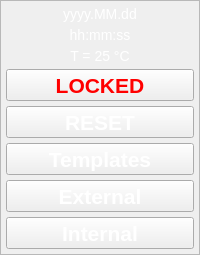
     <widget class="QFrame" name="frameButtons">
      <property name="frameShape">
       <enum>QFrame::StyledPanel</enum>
      </property>
      <property name="frameShadow">
       <enum>QFrame::Raised</enum>
      </property>
      <layout class="QVBoxLayout" name="verticalLayout_2">
       <property name="spacing">
        <number>5</number>
       </property>
       <property name="leftMargin">
        <number>5</number>
       </property>
       <property name="topMargin">
        <number>5</number>
       </property>
       <property name="rightMargin">
        <number>5</number>
       </property>
       <property name="bottomMargin">
        <number>5</number>
       </property>
       <item>
        <widget class="QLabel" name="label_DATE">
         <property name="sizePolicy">
          <sizepolicy hsizetype="Preferred" vsizetype="Fixed">
           <horstretch>0</horstretch>
           <verstretch>0</verstretch>
          </sizepolicy>
         </property>
         <property name="styleSheet">
          <string notr="true">color: rgb(255, 255, 255);
background-color: rgba(0, 0, 0, 0%);
Font: 14px</string>
         </property>
         <property name="text">
          <string>yyyy.MM.dd</string>
         </property>
         <property name="alignment">
          <set>Qt::AlignCenter</set>
         </property>
        </widget>
       </item>
       <item>
        <widget class="QLabel" name="label_TIME">
         <property name="sizePolicy">
          <sizepolicy hsizetype="Preferred" vsizetype="Fixed">
           <horstretch>0</horstretch>
           <verstretch>0</verstretch>
          </sizepolicy>
         </property>
         <property name="styleSheet">
          <string notr="true">color: rgb(255, 255, 255);
background-color: rgba(0, 0, 0, 0%);
Font: 14px</string>
         </property>
         <property name="text">
          <string>hh:mm:ss</string>
         </property>
         <property name="alignment">
          <set>Qt::AlignCenter</set>
         </property>
        </widget>
       </item>
       <item>
        <widget class="QLabel" name="labelTemperature">
         <property name="sizePolicy">
          <sizepolicy hsizetype="Preferred" vsizetype="Fixed">
           <horstretch>0</horstretch>
           <verstretch>0</verstretch>
          </sizepolicy>
         </property>
         <property name="styleSheet">
          <string notr="true">color: rgb(255, 255, 255);
background-color: rgba(0, 0, 0, 0%);
Font: 14px</string>
         </property>
         <property name="text">
          <string>T = 25 °C</string>
         </property>
         <property name="alignment">
          <set>Qt::AlignCenter</set>
         </property>
        </widget>
       </item>
       <item>
        <widget class="QToolButton" name="tbtLock">
         <property name="sizePolicy">
          <sizepolicy hsizetype="Preferred" vsizetype="Fixed">
           <horstretch>0</horstretch>
           <verstretch>0</verstretch>
          </sizepolicy>
         </property>
         <property name="font">
          <font>
           <pointsize>16</pointsize>
           <weight>75</weight>
           <bold>true</bold>
          </font>
         </property>
         <property name="styleSheet">
          <string notr="true">color: rgb(255, 0, 0);</string>
         </property>
         <property name="text">
          <string>LOCKED</string>
         </property>
         <property name="icon">
          <iconset resource="icones.qrc">
           <normaloff>:/new/prefix1/Icones/LockOffTrans.png</normaloff>:/new/prefix1/Icones/LockOffTrans.png</iconset>
         </property>
         <property name="iconSize">
          <size>
           <width>64</width>
           <height>64</height>
          </size>
         </property>
         <property name="toolButtonStyle">
          <enum>Qt::ToolButtonTextUnderIcon</enum>
         </property>
        </widget>
       </item>
       <item>
        <widget class="QToolButton" name="tbtReset">
         <property name="sizePolicy">
          <sizepolicy hsizetype="Preferred" vsizetype="Fixed">
           <horstretch>0</horstretch>
           <verstretch>0</verstretch>
          </sizepolicy>
         </property>
         <property name="font">
          <font>
           <pointsize>16</pointsize>
           <weight>75</weight>
           <bold>true</bold>
          </font>
         </property>
         <property name="styleSheet">
          <string notr="true">color: rgb(255, 255, 255);
</string>
         </property>
         <property name="text">
          <string>RESET</string>
         </property>
         <property name="icon">
          <iconset resource="icones.qrc">
           <normaloff>:/new/prefix1/Icones/ResetTrans.png</normaloff>:/new/prefix1/Icones/ResetTrans.png</iconset>
         </property>
         <property name="iconSize">
          <size>
           <width>64</width>
           <height>64</height>
          </size>
         </property>
         <property name="toolButtonStyle">
          <enum>Qt::ToolButtonTextUnderIcon</enum>
         </property>
        </widget>
       </item>
       <item>
        <widget class="QToolButton" name="tbtTemplates">
         <property name="sizePolicy">
          <sizepolicy hsizetype="Preferred" vsizetype="Fixed">
           <horstretch>0</horstretch>
           <verstretch>0</verstretch>
          </sizepolicy>
         </property>
         <property name="font">
          <font>
           <pointsize>16</pointsize>
           <weight>75</weight>
           <bold>true</bold>
          </font>
         </property>
         <property name="styleSheet">
          <string notr="true">color: rgb(255, 255, 255);
</string>
         </property>
         <property name="text">
          <string>Templates</string>
         </property>
         <property name="icon">
          <iconset resource="icones.qrc">
           <normaloff>:/new/prefix1/Icones/Counter_trans.png</normaloff>:/new/prefix1/Icones/Counter_trans.png</iconset>
         </property>
         <property name="iconSize">
          <size>
           <width>64</width>
           <height>64</height>
          </size>
         </property>
         <property name="toolButtonStyle">
          <enum>Qt::ToolButtonTextUnderIcon</enum>
         </property>
        </widget>
       </item>
       <item>
        <widget class="QToolButton" name="tbtSettingsExt">
         <property name="sizePolicy">
          <sizepolicy hsizetype="Preferred" vsizetype="Fixed">
           <horstretch>0</horstretch>
           <verstretch>0</verstretch>
          </sizepolicy>
         </property>
         <property name="font">
          <font>
           <pointsize>16</pointsize>
           <weight>75</weight>
           <bold>true</bold>
          </font>
         </property>
         <property name="styleSheet">
          <string notr="true">color: rgb(255, 255, 255);
</string>
         </property>
         <property name="text">
          <string>External</string>
         </property>
         <property name="icon">
          <iconset resource="icones.qrc">
           <normaloff>:/new/prefix1/Icones/ID_shortcut_trans.png</normaloff>:/new/prefix1/Icones/ID_shortcut_trans.png</iconset>
         </property>
         <property name="iconSize">
          <size>
           <width>64</width>
           <height>64</height>
          </size>
         </property>
         <property name="checkable">
          <bool>true</bool>
         </property>
         <property name="toolButtonStyle">
          <enum>Qt::ToolButtonTextUnderIcon</enum>
         </property>
        </widget>
       </item>
       <item>
        <widget class="QToolButton" name="tbtSettingsInt">
         <property name="sizePolicy">
          <sizepolicy hsizetype="Preferred" vsizetype="Fixed">
           <horstretch>0</horstretch>
           <verstretch>0</verstretch>
          </sizepolicy>
         </property>
         <property name="font">
          <font>
           <pointsize>16</pointsize>
           <weight>75</weight>
           <bold>true</bold>
          </font>
         </property>
         <property name="styleSheet">
          <string notr="true">color: rgb(255, 255, 255);
</string>
         </property>
         <property name="text">
          <string>Internal</string>
         </property>
         <property name="icon">
          <iconset resource="icones.qrc">
           <normaloff>:/new/prefix1/Icones/ID_shortcut_trans.png</normaloff>:/new/prefix1/Icones/ID_shortcut_trans.png</iconset>
         </property>
         <property name="iconSize">
          <size>
           <width>64</width>
           <height>64</height>
          </size>
         </property>
         <property name="checkable">
          <bool>true</bool>
         </property>
         <property name="toolButtonStyle">
          <enum>Qt::ToolButtonTextUnderIcon</enum>
         </property>
        </widget>
       </item>
      </layout>
     </widget>
